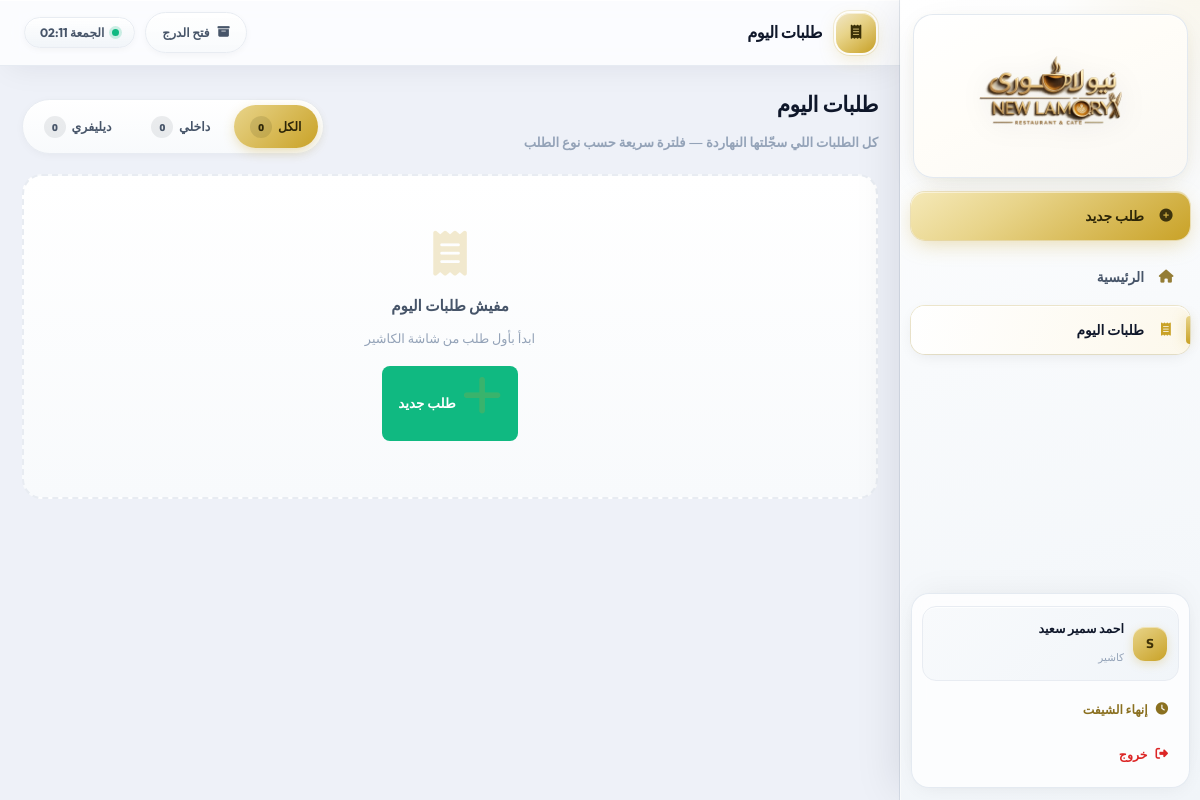
Page /cashier/orders/ (signed in) on the earlier database version.
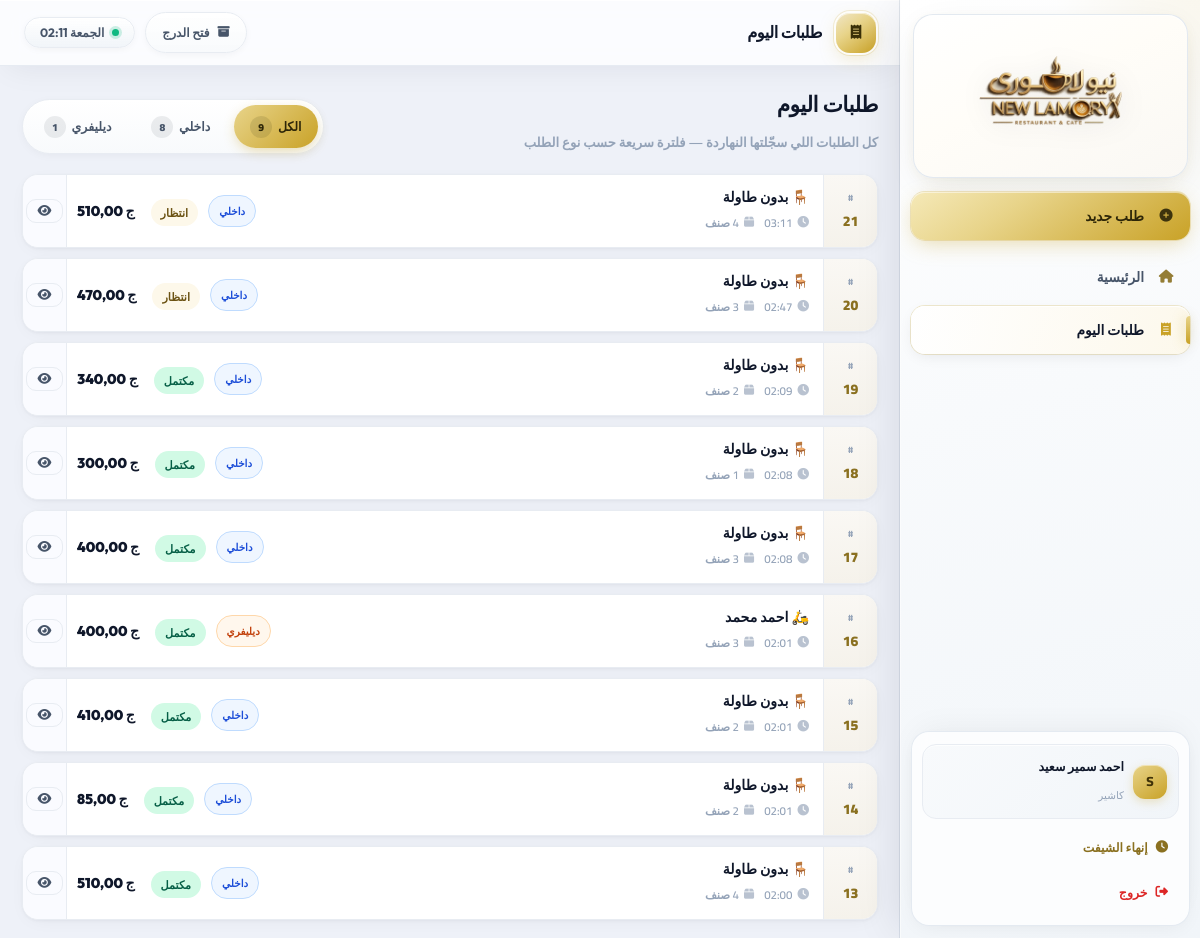
Same page on the later database version.
### pos/models.py (models this page shows, shortened)
class Order(models.Model):
    STATUS_CHOICES = [
        ('open','مفتوح'),
        ('printed','قيد الانتظار'),
        ('completed','مكتمل'),
        ('cancelled','ملغي'),
    ]
    TYPE_CHOICES = [('dine_in','داخل المحل'),('delivery','ديليفري')]
    cashier          = models.ForeignKey(User, on_delete=models.SET_NULL, null=True, related_name='orders', verbose_name='الكاشير')
    order_type       = models.CharField(max_length=20, choices=TYPE_CHOICES, default='dine_in', verbose_name='نوع الطلب')
    status           = models.CharField(max_length=20, choices=STATUS_CHOICES, default='open', verbose_name='الحالة')
    notes            = models.TextField(blank=True, verbose_name='ملاحظات')
    table            = models.ForeignKey(Table, on_delete=models.SET_NULL, null=True, blank=True, verbose_name='الطاولة')
    waiter           = models.ForeignKey(Waiter, on_delete=models.SET_NULL, null=True, blank=True, verbose_name='الويتر')
    customer_name    = models.CharField(max_length=150, blank=True, verbose_name='اسم العميل')
    customer_phone   = models.CharField(max_length=30, blank=True, verbose_name='رقم العميل')
    customer_address = models.TextField(blank=True, verbose_name='عنوان العميل')
    driver           = models.ForeignKey(DeliveryDriver, on_delete=models.SET_NULL, null=True, blank=True, verbose_name='الطيار')
    created_at       = models.DateTimeField(auto_now_add=True)
    printed_at       = models.DateTimeField(null=True, blank=True)
    completed_at     = models.DateTimeField(null=True, blank=True)
    cancelled_at     = models.DateTimeField(null=True, blank=True)
    cancel_approved_by = models.ForeignKey(User, on_delete=models.SET_NULL, null=True, blank=True, related_name='approved_cancels')
    class Meta:
        verbose_name='طلب'; verbose_name_plural='الطلبات'; ordering=['-created_at']
    @property
    def total(self):
        return sum(i.subtotal for i in self.items.all())
    @property
    def total_items(self):
        return sum(i.quantity for i in self.items.all())

class OrderItem(models.Model):
    order     = models.ForeignKey(Order, on_delete=models.CASCADE, related_name='items', verbose_name='الطلب')
    menu_item = models.ForeignKey(MenuItem, on_delete=models.CASCADE, verbose_name='المنتج')
    quantity  = models.PositiveIntegerField(default=1, verbose_name='الكمية')
    price     = models.DecimalField(max_digits=8, decimal_places=2, null=True, blank=True, verbose_name='السعر')
    notes     = models.CharField(max_length=200, blank=True, verbose_name='ملاحظات')
    class Meta:
        verbose_name='عنصر طلب'; verbose_name_plural='عناصر الطلب'
    @property
    def subtotal(self): return self.quantity * (self.price or 0)

### pos/cashier_views.py (the view)
    def wrapper(request, *args, **kwargs):
        if not request.user.is_authenticated:
            return redirect('login')
        if request.user.is_staff:
            return redirect('admin_dashboard')
        return view_func(request, *args, **kwargs)

### pos/cashier_views.py (called while the page is built)
def cashier_required(view_func):
    def wrapper(request, *args, **kwargs):
        if not request.user.is_authenticated:
            return redirect('login')
        if request.user.is_staff:
            return redirect('admin_dashboard')
        return view_func(request, *args, **kwargs)
    wrapper.__name__ = view_func.__name__
    return wrapper

def get_profile(user):
    try:
        return user.cashier_profile
    except Exception:
        return None

@cashier_required
def orders_list(request):
    today = date.today()
    orders = Order.objects.filter(
        cashier=request.user, created_at__date=today
    ).select_related('table', 'waiter').order_by('-created_at')
    order_stats = orders.aggregate(
        total=Count('id'),
        dine_in=Count('id', filter=Q(order_type='dine_in')),
        delivery=Count('id', filter=Q(order_type='delivery')),
    )
    profile = get_profile(request.user)
    return render(request, 'pos/cashier/orders_list.html', {
        'orders':       orders,
        'order_stats':  order_stats,
        'profile':      profile,
    })

### templates/pos/cashier/orders_list.html (shortened to what this page needs)
{% extends 'pos/cashier/base.html' %}
{% block page_icon %}<i class="fas fa-receipt"></i>{% endblock %}
{% block page_title %}طلبات اليوم{% endblock %}
{% block content %}
<div class="od-wrap">
  <div class="od-head">
    <div class="od-head-t">
      <h2>طلبات اليوم</h2>
      <p>كل الطلبات اللي سجّلتها النهاردة — فلترة سريعة حسب نوع الطلب</p>
    </div>
    <div class="od-filter" role="tablist" aria-label="تصفية الطلبات">
      <button type="button" class="od-tab active" data-filter="all" role="tab" aria-selected="true">
        الكل <span class="od-c">{{ order_stats.total }}</span>
      </button>
      <button type="button" class="od-tab" data-filter="dine_in" role="tab" aria-selected="false">
        داخلي <span class="od-c">{{ order_stats.dine_in }}</span>
      </button>
      <button type="button" class="od-tab" data-filter="delivery" role="tab" aria-selected="false">
        ديليفري <span class="od-c">{{ order_stats.delivery }}</span>
      </button>
    </div>
  </div>
  {% if orders %}
  <div class="od-list" id="odList">
    {% for o in orders %}
    <div class="od-row" data-order-type="{{ o.order_type }}" onclick="location.href='{% url 'cashier_order_detail' o.id %}'">
      <div class="od-id"><span>#</span>{{ o.id }}</div>
      <div class="od-body">
        <div class="od-title">
          {% if o.order_type == 'delivery' %}
            🛵 {{ o.customer_name|default:"ديليفري" }}
          {% else %}
            🪑 {{ o.table|default:"بدون طاولة" }}{% if o.waiter %} · {{ o.waiter }}{% endif %}
          {% endif %}
        </div>
        <div class="od-meta">
          <span><i class="fas fa-clock" style="opacity:.65"></i> {{ o.created_at|time:"H:i" }}</span>
          <span><i class="fas fa-box" style="opacity:.65"></i> {{ o.total_items }} صنف</span>
        </div>
      </div>
      {% if o.order_type == 'delivery' %}
        <span class="od-type od-type--out">ديليفري</span>
      {% else %}
        <span class="od-type od-type--in">داخلي</span>
      {% endif %}
      <div class="od-st">
        {% if o.status == 'open' %}<span class="badge b-war">مفتوح</span>
        {% elif o.status == 'printed' %}<span class="badge b-pri">انتظار</span>
        {% elif o.status == 'completed' %}<span class="badge b-suc">مكتمل</span>
        {% else %}<span class="badge b-dan">ملغي</span>{% endif %}
      </div>
      <div class="od-sum">{{ o.total|floatformat:2 }} ج</div>
      <div class="od-act" onclick="event.stopPropagation()">
        <a href="{% url 'cashier_order_detail' o.id %}" class="btn btn-out btn-sm"><i class="fas fa-eye"></i></a>
      </div>
    </div>
    {% endfor %}
  </div>
  {% else %}
  <div class="od-empty">
    <i class="fas fa-receipt"></i>
    <p>مفيش طلبات اليوم</p>
    <span>ابدأ بأول طلب من شاشة الكاشير</span>
    <a href="{% url 'cashier_new_order' %}" class="btn btn-suc"><i class="fas fa-plus"></i> طلب جديد</a>
  </div>
  {% endif %}
</div>
{% endblock %}

Differences in the rows shown:
added Order: id "21", table "بدون طاولة", created_at "03:11", order_type "داخلي", status "انتظار", total "510,00"
added Order: id "20", table "بدون طاولة", created_at "02:47", order_type "داخلي", status "انتظار", total "470,00"
added Order: id "19", table "بدون طاولة", created_at "02:09", order_type "داخلي", status "مكتمل", total "340,00"
added Order: id "18", table "بدون طاولة", created_at "02:08", order_type "داخلي", status "مكتمل", total "300,00"
added Order: id "17", table "بدون طاولة", created_at "02:08", order_type "داخلي", status "مكتمل", total "400,00"
added Order: id "16", customer_name "احمد محمد", created_at "02:01", order_type "ديليفري", status "مكتمل", total "400,00"
added Order: id "15", table "بدون طاولة", created_at "02:01", order_type "داخلي", status "مكتمل", total "410,00"
added Order: id "14", table "بدون طاولة", created_at "02:01", order_type "داخلي", status "مكتمل", total "85,00"
added Order: id "13", table "بدون طاولة", created_at "02:00", order_type "داخلي", status "مكتمل", total "510,00"
Other differences:
{{ order_stats.total }}: "0" → "9"
{{ order_stats.dine_in }}: "0" → "8"
{{ order_stats.delivery }}: "0" → "1"
text no longer shown: "مفيش طلبات اليوم ابدأ بأول طلب من شاشة الكاشير طلب جديد"
